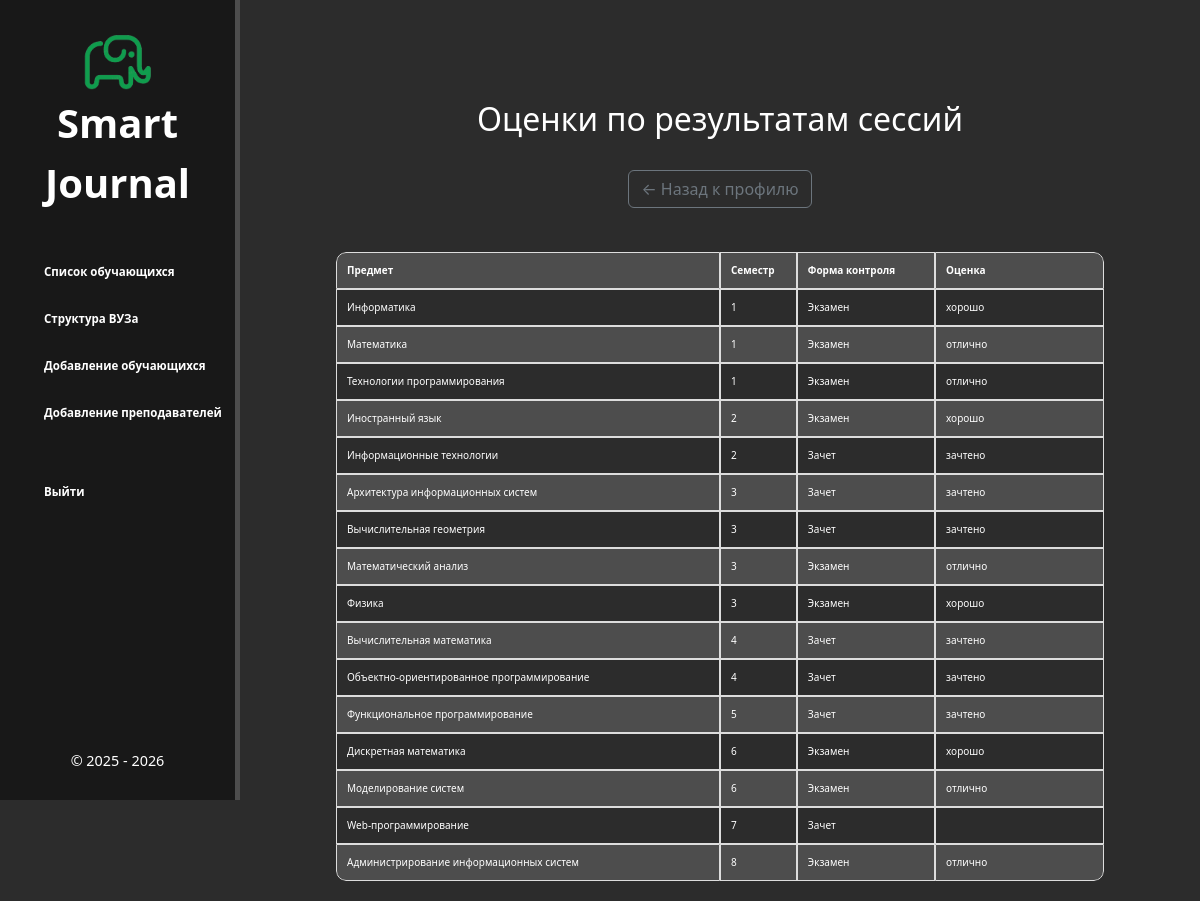
The page /database/7/grades/ on the database its author committed.
### database/models.py (models this page shows, shortened)
class Subjects(models.Model):
    ASSESSMENT_FORM_CHOICES = [
        ('Экзамен', 'Экзамен'),
        ('Зачет', 'Зачет'),
    ]
    name = models.CharField('Название предмета', max_length=100)
    assessment_form = models.CharField('Форма оценивания', max_length=10, choices=ASSESSMENT_FORM_CHOICES)
    class Meta:
        verbose_name = 'Предмет'
        verbose_name_plural = 'Предметы'

class Grades(models.Model):
    EXAM_CHOICES = [
        ('неудовлетворительно', 'неудовлетворительно'),
        ('удовлетворительно', 'удовлетворительно'),
        ('хорошо', 'хорошо'),
        ('отлично', 'отлично'),
    ]
    TEST_CHOICES = [
        ('не зачтено', 'не зачтено'),
        ('зачтено', 'зачтено'),
    ]
    student_id = models.ForeignKey(Students, on_delete=models.CASCADE, verbose_name='Студент')
    subject_id = models.ForeignKey(Subjects, on_delete=models.CASCADE, verbose_name='Предмет')
    grade_exam = models.CharField('', max_length=20, choices=EXAM_CHOICES, blank=True)
    grade_test = models.CharField('', max_length=10, choices=TEST_CHOICES, blank=True)
    class Meta:
        verbose_name = 'Оценка'
        verbose_name_plural = 'Оценки'

### database/views.py (the view)
# urls.py: path('<int:pk>/grades/', views.StudentGradesView.as_view(), name='student_grades'),
class StudentGradesView(DetailView):
    model = Students
    template_name = 'database/student_grades.html'
    context_object_name = 'student'
    def get_context_data(self, **kwargs):
        context = super().get_context_data(**kwargs)
        student = self.object
        curriculum = Curriculum.objects.filter(
            group_number=student.group
        ).select_related('subject_id', 'teacher_id')
        grades = Grades.objects.filter(
            student_id=student
        ).select_related('subject_id')
        grades_dict = {
            grade.subject_id.id: grade
            for grade in grades
        }
        subjects_with_grades = [
            {
                'subject': entry.subject_id,
                'semester': entry.semester,
                'grade': grades_dict.get(entry.subject_id.id)
            }
            for entry in curriculum
        ]
        subjects_with_grades.sort(key=lambda x: (x['semester'], x['subject'].name.lower()))
        context['subjects_with_grades'] = subjects_with_grades
        return context

### database/models.py (called while the page is built)
    def get_absolute_url(self):
        return reverse('students-detail', kwargs={'pk': self.pk})

### database/templates/database/student_grades.html (shortened to what this page needs)
{% extends 'database/layout.html' %}
{% block content %}
<div class="features">
    <h2>Оценки по результатам сессий</h2>
    <br>
    <button class="btn btn-outline-secondary" onclick="window.location.href='{{ student.get_absolute_url }}'">← Назад к профилю</button>
    <br>
    <div class="table-wrapper">
        <table class="styled-table">
            <colgroup>
                <col style="width: 50%;">
                <col style="width: 10%;">
                <col style="width: 18%;">
                <col style="width: 22%;">
            </colgroup>
            <thead>
                <tr>
                    <th>Предмет</th>
                    <th>Семестр</th>
                    <th>Форма контроля</th>
                    <th>Оценка</th>
                </tr>
            </thead>
            <tbody>
            {% for entry in subjects_with_grades %}
                <tr>
                    <td>{{ entry.subject.name }}</td>
                    <td>{{ entry.semester }}</td>
                    <td>{{ entry.subject.get_assessment_form_display }}</td>
                    <td>
                        {% if entry.grade %}
                            {% if entry.subject.assessment_form == 'Экзамен' %}
                                <span>{{ entry.grade.get_grade_exam_display }}</span>
                            {% else %}
                                <span>{{ entry.grade.get_grade_test_display }}</span>
                        {% endif %}
                        {% endif %}
                    </td>
                </tr>
                {% empty %}
                <tr>
                    <td colspan="5" class="text-center">Нет данных об оценках</td>
                </tr>
            {% endfor %}
            </tbody>
        </table>
    </div>
</div>
{% endblock %}

### database/static/database/css/main.css (style rules this page uses)
body { background: #2c2c2c; }
.features { display: flex; flex-direction: column; align-items: center; float: left; color: #fff; margin-top: 100px; text-align: center; width: 80%; margin-left: 20%; flex-wrap: wrap; }
h2 { text-align: center; }
.styled-table { table-layout: fixed; width: 70%; border-collapse: separate; border-spacing: 0; border-radius: 10px; margin: 20px auto; overflow: hidden; }
.styled-table tr:first-child th:first-child { border-top-left-radius: 10px; }
.styled-table tr:first-child th:last-child { border-top-right-radius: 10px; }
.styled-table tr:last-child td:first-child { border-bottom-left-radius: 10px; }
.styled-table tr:last-child td:last-child { border-bottom-right-radius: 10px; }
.styled-table th, .styled-table td { padding: 10px; text-align: left; border: 1px solid #ddd; }
.styled-table th { background-color: #4d4d4d; }
.styled-table tbody tr:nth-of-type(even) { background-color: #4d4d4d; }
@media (max-width: 1450px) { .table-wrapper { max-width: 100%; font-size: clamp(5px, 4vw, 15px); } }
@media (max-width: 1450px) { .styled-table { width: 80%; border-collapse: collapse; } }
@media (max-width: 1450px) { .styled-table { table-layout: fixed; border-collapse: separate; border-spacing: 0; border-radius: 10px; margin: 20px auto; overflow: hidden; } }
@media (max-width: 1450px) { .styled-table tr:first-child th:first-child { border-top-left-radius: 10px; } }
@media (max-width: 1450px) { .styled-table tr:first-child th:last-child { border-top-right-radius: 10px; } }
@media (max-width: 1450px) { .styled-table tr:last-child td:first-child { border-bottom-left-radius: 10px; } }
@media (max-width: 1450px) { .styled-table tr:last-child td:last-child { border-bottom-right-radius: 10px; } }
@media (max-width: 1200px) { .table-wrapper { max-width: 100%; font-size: clamp(5px, 4vw, 10px); } }
@media (max-width: 1200px) { .styled-table { table-layout: fixed; border-collapse: separate; border-spacing: 0; border-radius: 10px; margin: 20px auto; overflow: hidden; } }
@media (max-width: 1200px) { .styled-table tr:first-child th:first-child { border-top-left-radius: 10px; } }
@media (max-width: 1200px) { .styled-table tr:first-child th:last-child { border-top-right-radius: 10px; } }
@media (max-width: 1200px) { .styled-table tr:last-child td:first-child { border-bottom-left-radius: 10px; } }
@media (max-width: 1200px) { .styled-table tr:last-child td:last-child { border-bottom-right-radius: 10px; } }

### rows shown on the page
Subjects: subject.name "Информатика", semester "1", subject.assessment_form "Экзамен", grade.grade_exam "хорошо"
Subjects: subject.name "Математика", semester "1", subject.assessment_form "Экзамен", grade.grade_exam "отлично"
Subjects: subject.name "Технологии программирования", semester "1", subject.assessment_form "Экзамен", grade.grade_exam "отлично"
Subjects: subject.name "Иностранный язык", semester "2", subject.assessment_form "Экзамен", grade.grade_exam "хорошо"
Subjects: subject.name "Информационные технологии", semester "2", subject.assessment_form "Зачет", grade.grade_test "зачтено"
Subjects: subject.name "Архитектура информационных систем", semester "3", subject.assessment_form "Зачет", grade.grade_test "зачтено"
Subjects: subject.name "Вычислительная геометрия", semester "3", subject.assessment_form "Зачет", grade.grade_test "зачтено"
Subjects: subject.name "Математический анализ", semester "3", subject.assessment_form "Экзамен", grade.grade_exam "отлично"
Subjects: subject.name "Физика", semester "3", subject.assessment_form "Экзамен", grade.grade_exam "хорошо"
Subjects: subject.name "Вычислительная математика", semester "4", subject.assessment_form "Зачет", grade.grade_test "зачтено"
Subjects: subject.name "Объектно-ориентированное программирование", semester "4", subject.assessment_form "Зачет", grade.grade_test "зачтено"
Subjects: subject.name "Функциональное программирование", semester "5", subject.assessment_form "Зачет", grade.grade_test "зачтено"
Subjects: subject.name "Дискретная математика", semester "6", subject.assessment_form "Экзамен", grade.grade_exam "хорошо"
Subjects: subject.name "Моделирование систем", semester "6", subject.assessment_form "Экзамен", grade.grade_exam "отлично"
Subjects: subject.name "Web-программирование", semester "7", subject.assessment_form "Зачет"
Subjects: subject.name "Администрирование информационных систем", semester "8", subject.assessment_form "Экзамен", grade.grade_exam "отлично"
